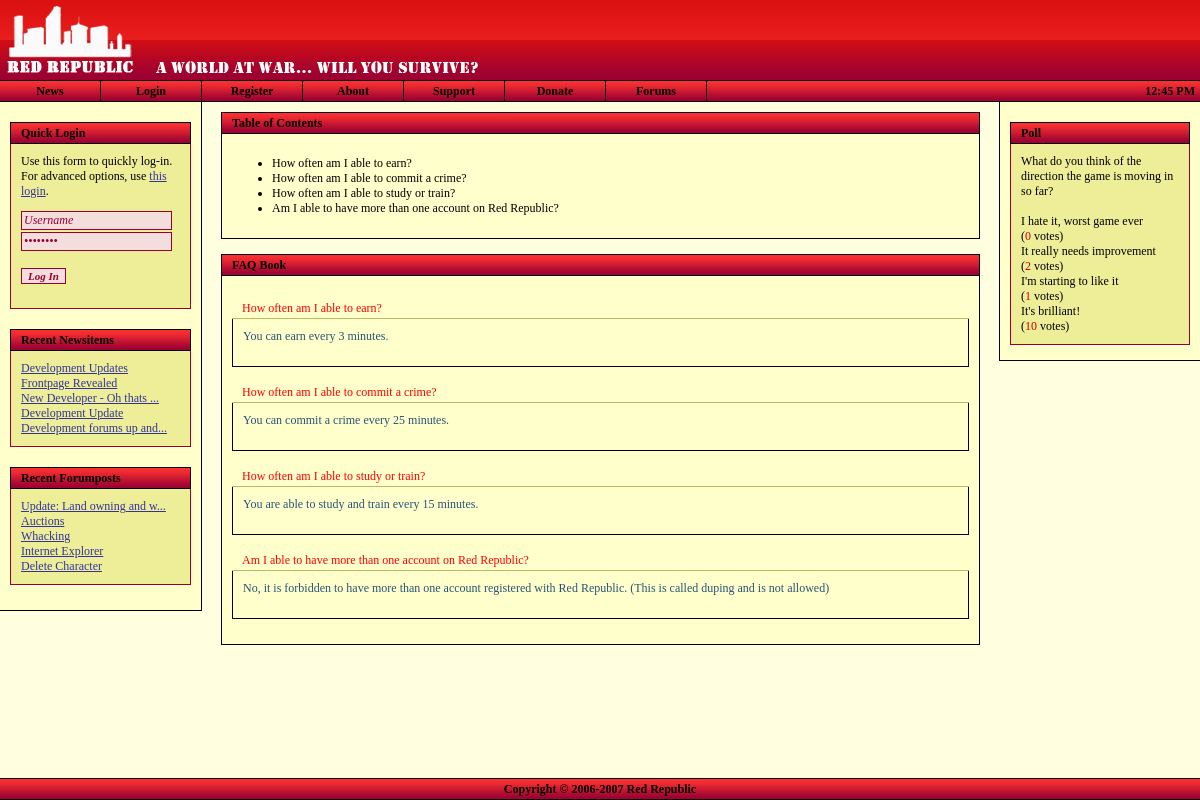
The page /faqbook.php on the database its author committed.
### tables this page shows
CREATE TABLE `frontpage_news` (
  `id` bigint(20) NOT NULL auto_increment,
  `news_type` int(11) NOT NULL default '0',
  `news_subject` varchar(255) NOT NULL default '',
  `news_date` timestamp NOT NULL default CURRENT_TIMESTAMP,
  `news_author` varchar(50) NOT NULL default '',
  `news_message` text NOT NULL,
  PRIMARY KEY  (`id`)
);

CREATE TABLE `forums_topics` (
  `id` bigint(20) NOT NULL auto_increment,
  `f_id` bigint(20) NOT NULL default '0',
  `poster_id` bigint(20) NOT NULL default '0',
  `topic_type` int(11) NOT NULL default '0',
  `topic_closed` tinyint(4) NOT NULL default '0',
  `name` varchar(75) NOT NULL default '',
  `date` timestamp NOT NULL default CURRENT_TIMESTAMP,
  `num_views` bigint(20) NOT NULL default '0',
  `last_activity` bigint(20) NOT NULL default '0',
  PRIMARY KEY  (`id`)
);

CREATE TABLE `polls` (
  `id` bigint(20) NOT NULL auto_increment,
  `title` varchar(225) NOT NULL default '',
  `date` varchar(225) NOT NULL default '',
  `author` varchar(225) NOT NULL default '',
  `options` varchar(225) NOT NULL default '',
  `votes` bigint(20) NOT NULL default '0',
  `open` varchar(5) NOT NULL default '',
  `displayed` varchar(5) NOT NULL default '',
  KEY `id` (`id`)
);

CREATE TABLE `polls_options` (
  `id` bigint(20) NOT NULL auto_increment,
  `parent` bigint(20) NOT NULL default '0',
  `option` varchar(225) NOT NULL default '',
  `votes` bigint(20) NOT NULL default '0',
  KEY `id` (`id`)
);

CREATE TABLE `faqbook` (
  `id` bigint(20) NOT NULL auto_increment,
  `question` varchar(225) NOT NULL default '',
  `answer` text NOT NULL,
  `credit` varchar(225) NOT NULL default '',
  KEY `id` (`id`)
);

### faqbook.php (the view, shortened to what the rows shown need)
<?
 include "includes/utility.inc.php";
 include "includes/header.php";
$fquery = $db->query( "SELECT * FROM faqbook ORDER BY id ASC" );
$fquery2 = $db->query( "SELECT * FROM faqbook ORDER BY id ASC" );
if ( $db->getRowCount( $fquery ) == 0 )
{
	?>
	<div class="title">
		<div style="margin-left: 10px;">Red Republic FAQ Book</div>
	</div>
	<div class="content">
		<p>There were no questions found in the FAQ Book database.</p>
	</div>
	<?
} else {
	?>
	<div class="content">
		<p>
		<ul>
		<?
		while ( $cont = $db->fetch_array( $fquery ) )
		{
			?>
			<li><?=$cont['question'];?></li>
			<?
		}
		?>
		</ul>
		</p>
	</div>
	<div class="content"><p>
	<?
	while ( $faq = $db->fetch_array( $fquery2 ) )
	{
		?>
		<div class="row">
			<div style="margin-left: 10px;"><font color='red'><?=$faq['question'];?></font></div>
		</div>
		<div class="content"><font color='#295374'>
			<p>
			<?
			$content = str_replace( chr( 13 ), "<br />", $faq['answer'] );
			print( $content );
			?>
			</p>
			</font>
		</div>
		<?
	}
	?></p>
	</div>
	<?
}
include "includes/footer.php";
?>

### includes/header.php (shortened to what the rows shown need)
<?
include_once "utility.inc.php";
?>
<!DOCTYPE html PUBLIC "-//W3C//DTD XHTML 1.0 Strict//EN"
"http://www.w3.org/TR/xhtml1/DTD/xhtml1-strict.dtd">
<html xmlns="http://www.w3.org/1999/xhtml">
<head>
	<link rel="stylesheet" type="text/css" href="<?=$rootdir;?>/stylesheets/general_style.css" />
</head>
<body id="body" style="margin-left: 0px; margin-top: 0px; margin-right: 0px; margin-bottom: 0px;"
<?
if ( isset( $err ) && $err->is_error() ) { ?>onload="openErrorDisplay();"<? }
elseif ( isset( $nav ) && $nav == "events" && $char->hasEventRequest() ) { ?>onload="openEventRequest();"<? } ?>
>
<div style="position: relative; min-height: 100%;">
	<div class="maindiv">
		<div style="position: relative; min-height: 85%;">
			<div class="leftnavigation" style="padding-bottom: 10px;">
				<?
				if ( !$_SESSION['ingame'] && !$_SESSION['inadmin'] ) {
				?>
				<div class="navcontent">
					<?
						$news = getSiteNews();
						for ( $i = 0; $i < count( $news ); $i++ )
						{
							$arr = $news[$i];
							if ( strlen( $arr['subject'] ) > 25 )
								$subj = substr( $arr['subject'], 0, 25 ) . "...";
							else
								$subj = $arr['subject'];
							echo "<a href=\"".$rootdir."/news.php?id=". $arr['id'] ."\">" . $subj . "</a><br />";
						}
					?>
				</div>
				<div class="navcontent">
					<?
						$rights = ( getUserRights() === false ) ? 0 : getUserRights();
						$rec = $db->query( "SELECT forums_topics.id, forums_topics.name FROM forums_topics INNER JOIN forums_forums ON forums_topics.f_id = forums_forums.id WHERE forums_forums.auth_level <= $rights ORDER BY last_activity DESC LIMIT 0,5" );
						while ( $res = $db->fetch_array( $rec ) )
						{
							if ( strlen( $res['name'] ) > 25 )
								$subj = substr( $res['name'], 0, 25 ) . "...";
							else
								$subj = $res['name'];
							echo "<a href=\"".$rootdir."/forums/viewtopic.php?id=". $res['id'] ."\">" . stripslashes( $subj ) . "</a><br />";
						}
					?>
				</div>
				<? } ?>
			</div>
			<? if ( isset( $_SESSION['ingame'] ) && user_auth() ) { ?>
			<div class="rightcontent">
				<div class="title" style="background: url('<?=$rootdir;?>/images/forumgrad_vert_20.png'); text-align: right; margin: 10px;">
				<?
				if ( $char->hasEventRequest() )
				{
					?>
					<img src="<?=$rootdir;?>/images/icon_read_red_anim.gif" alt="I" title="You have an event request." onclick="window.location='<?=$rootdir;?>/events/index.php';" style="margin-top: 2px; cursor: pointer;" />
					<?
				}
				$mailboxquery = $db->query( "SELECT * FROM char_mailbox WHERE char_id=". $char->character_id ." AND has_arrived=1" );
				if ( $db->getRowCount( $mailboxquery ) == 0 )
				{
					?>
					<img src="<?=$rootdir;?>/images/icon_mailbox.png" alt="I" title="Go to your mailbox" onclick="window.location='<?=$rootdir;?>/mailbox.php';" style="margin-top: 2px; cursor: pointer;" />
					<?
				}
				else
				{
					?>
					<img src="<?=$rootdir;?>/images/icon_mailbox_anim.gif" alt="I" title="You've got mail." onclick="window.location='<?=$rootdir;?>/mailbox.php';" style="margin-top: 2px; cursor: pointer;" />
					<?
				}
				?>
				<img src="<?=$rootdir;?>/images/charstats.png" alt="I" title="Show Character Information" onclick="showCharacter();" style="margin-top: 2px; cursor: pointer;" />
				<img src="<?=$rootdir;?>/images/icon_inventory.gif" alt="I" title="Show Inventory Listing" onclick="showInventory();" style="margin-top: 2px; cursor: pointer;" />
				<img src="<?=$rootdir;?>/images/icon_users.png" alt="U" title="Show User List" onclick="showUserList();" style="margin-top: 2px; cursor: pointer;" />
				</div>
				<div class="title" style="margin: 10px; margin-bottom: 0px;">
					<div style="margin-left: 10px;">Avatar</div>
				</div>
				<div class="content" style="border: none; margin-left: 10px; margin-right: 10px; background-color: #fff686;">
					<img src="<?=$rootdir;?>/images/<?
					if ( strlen( $char->avatar_url ) == 0 ) { print("cs_avatar150x150.png"); } else { print( $char->avatar_url ); }
					?>" alt="Avatar" style="margin-left: 5px;" />
				</div>
				<div class="title" style="margin: 10px; margin-bottom: 0px;">
					<div style="margin-left: 10px;">Character Information</div>
				</div>
				<div class="content" style="border: none; margin-left: 10px; margin-right: 10px; background-color: #fff686;">
				<table style="width: 100%;" cellspacing="0">
				<tr>
					<td style="width: 45%;"><strong>Nick:</strong></td><td><?=$char->nickname;?></td>
				</tr><tr>
					<td style="width: 45%;"><strong>First:</strong></td><td><?=$char->firstname;?></td>
				</tr><tr>
					<td style="width: 45%;"><strong>Last:</strong></td><td><?=$char->lastname;?></td>
				</tr><tr>
					<td style="width: 45%;"><strong>Birth:</strong></td><td><?=date( dateDisplay(), strtotime( $char->birthdate ) );?></td>
				</tr><tr>
					<td style="width: 45%;"><strong>Sex:</strong></td><td><?=$char->gender_full;?></td>
				</tr><tr>
					<td colspan="2" style="height: 15px;">&nbsp;</td>
				</tr><tr>
					<td colspan="2" align="center" style="padding: 0px; border: 1px solid #990033; border-bottom: none; color: #fff; height: 20px; background: url( '<?=$rootdir;?>/images/grad_vert_20.png' ); width: 100%;">
						<strong>Health</strong>
					</td>
				</tr><tr>
					<td colspan="2" style="border: solid 1px #990033; border-top: none; padding: 0px;">
						<table style="width: 100%; padding: 0px;" cellspacing="0" cellpadding="0">
						<tr>
						<? $leftwidth = $char->health / $char->maxhealth; $leftwidth *= 100; ?>
						<td style="width: <?=$leftwidth;?>%; padding: 3px; background-color: green; color: white; text-align: center;"><?=$leftwidth;?>%</td>
						<td style="width: <?=(100-$leftwidth);?>%;"></td>
						</tr>
						</table>
					</td>
				</tr><tr>
					<td colspan="2" style="height: 15px;">&nbsp;</td>
				</tr>
				<?
				if ( $char->hasVehicle() )
				{
					?>
					<tr>
						<td colspan="2" align="center" style="padding: 0px; border: 1px solid #990033; border-bottom: none; color: #fff; height: 20px; background: url( '<?=$rootdir;?>/images/grad_vert_20.png' ); width: 100%;">
						<strong><?=$char->getVehicleInfo('name');?></strong>
						</td>
					</tr><tr>
						<td colspan="2" style="border: solid 1px #990033; border-top: none; padding: 0px;">
							<table style="width: 100%; padding: 0px;" cellspacing="0" cellpadding="0">
							<tr>
							<? $leftwidth = $char->getVehicleHealth() / 100; $leftwidth *= 100; ?>
							<td style="width: <?=$leftwidth;?>%; padding: 3px; background-color: #36505F; color: white; text-align: center;"><?=$leftwidth;?>%</td>
							<td style="width: <?=(100-$leftwidth);?>%;"></td>
							</tr>
							</table>
						</td>
					</tr>
					<?
				}
				?>
				<tr>
					<td colspan="2" style="height: 15px;">&nbsp;</td>
				</tr><tr>
					<td colspan="2" style="text-align: center; border: 1px solid #990033; border-bottom: none; color: #fff; height: 20px; background: url( '<?=$rootdir;?>/images/grad_vert_20.png' ); width: 100%; padding: 0px;">
						<strong>Money</strong>
					</td>
				</tr><tr>
					<td style="width: 45%; border: solid 1px #990033; border-top: none; border-bottom: none; padding: 2px;"><strong>Money:</strong></td><td  style="border-right: solid 1px #990033; padding: 2px;" id="money_clean">$<?=$char->money_clean;?></td>
				</tr><tr>
					<td style="width: 45%; border: solid 1px #990033; padding: 2px;"><strong>Dirty:</strong></td><td style="border: solid 1px #990033; border-left: none; padding: 2px;">$<?=$char->money_dirty;?></td>
				</tr><tr>
					<td colspan="2" style="height: 15px;">&nbsp;</td>
				</tr>
				</table>
				</div>
			</div>
			<? } else { ?>
			<div class="rightcontent">
				<div class="title" style="margin-top: 20px; margin-left: 10px; margin-right: 10px; padding-left: 10px;">
					Poll
				</div>
				<div class="navcontent" style="margin-left: 10px; margin-right: 10px;">
					<?
					$pollQuery = $db->query( "SELECT * FROM polls WHERE open='true' AND displayed='true'" );
					if ( $db->getRowcount( $pollQuery ) == 0 )
					{
						print("Sorry, no polls found.");
					} else {
						$poll = $db->fetch_array( $pollQuery );
						$voterQuery = $db->query( "SELECT * FROM polls_voters WHERE ip='" . $_SERVER["REMOTE_ADDR"] . "' AND poll=" . $poll['id'] );
						print( $poll['title'] . "<br />");
						if ( $db->getRowCount( $voterQuery ) == 0 )
						{
							?>
							<form method='post' action='<?=$rootdir;?>/vote.php'>
							<p>
							<input type='hidden' name='id' value='<?=$poll['id'];?>' />
							<?
							$optionQuery = $db->query( "SELECT * FROM polls_options WHERE parent=" . $poll['id'] . " ORDER BY id ASC" );
							while ( $option = $db->fetch_array( $optionQuery ) )
							{
								?>
								<input type="radio" class='std_input' name="option" value="<?=$option['id'];?>" /> <?=$option['option'];?><br />
								<?
							}
							?>
							<br />
							<input type="submit" class='std_input' name="vote" value="Vote" />
							</p>
							</form>
							<?
						} else {
							?><br /><?
							$optionQuery = $db->query( "SELECT * FROM polls_options WHERE parent=" . $poll['id'] );
							while ( $option = $db->fetch_array( $optionQuery ) )
							{
								?>
								<?=$option['option'];?><br />(<span style='color: #CC0000'><?=$option['votes'];?></span> votes)<br />
								<?
							}
						}
					}
					?>
				</div>
			</div>
			<? } ?>
			<div class="pagecontent">

### rows shown on the page
frontpage_news: news_subject "Development Updates"
frontpage_news: news_subject "Frontpage Revealed"
frontpage_news: news_subject "New Developer - Oh thats ..."
frontpage_news: news_subject "Development Update"
frontpage_news: news_subject "Development forums up and..."
forums_topics: name "Update: Land owning and w..."
forums_topics: name "Auctions"
forums_topics: name "Whacking"
forums_topics: name "Internet Explorer"
forums_topics: name "Delete Character"
polls: title "What do you think of the direction the game is moving in so far?"
polls_options: option "I hate it, worst game ever", votes "0"
polls_options: option "It really needs improvement", votes "2"
polls_options: option "I'm starting to like it", votes "1"
polls_options: option "It's brilliant!", votes "10"
faqbook: question "How often am I able to earn?", answer "You can earn every 3 minutes."
faqbook: question "How often am I able to commit a crime?", answer "You can commit a crime every 25 minutes."
faqbook: question "How often am I able to study or train?", answer "You are able to study and train every 15 minutes."
faqbook: question "Am I able to have more than one account on Red Republic?", answer "No, it is forbidden to have more than one account registered with Red Republic. (This is called duping and is not allowed)"
